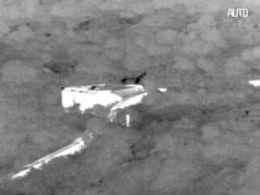
%> input picture Laplacian-Fusion/im/Anir.jpg, 260 x 195 px, shrunk from 530 x 398 before the run
$ octave --eval "result = SSR(imread('../im/Anir.jpg'));"   (GNU Octave 9; MATLAB toolbox functions it lacks are replaced by stand-ins)
%> lines starting %> are read from the running program, lines starting %| are printed output that depends on the picture
function out = SSR(im, sigma)
%Single Scale Retinex
%分通道处理
%   sigma 高斯模糊尺度

if ~exist('sigma', 'var')
    sigma = 80;
end


hsize = floor(sigma*6+1);
out = zeros(size(im));

k = fspecial('gaussian', hsize, sigma);
G = imfilter(im, k, 'replicate');
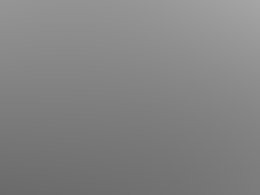
%> G: size 195x260x3 uint8; min 106, max 165, mean 130.9

for i=1:size(im, 3)
    L = G(:,:,i);
    R = log(im(:,:,i)+1)-log(L+1);

%     R = exp(R);
    Max = max(R(:));
    Min = min(R(:));
    out(:,:,i) = (R-Min)/(Max-Min);
end
%> this loop made 3 passes
%> pass 1, in SSR, `R = log(im(:,:,i)+1)-log(L+1);`:
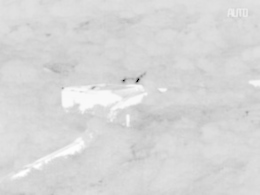
%> R: size 195x260 double; min -4.9, max 0.823, mean -0.0475; drawn with min black and max white

end

$ run again, on Laplacian-Fusion/im/Argb.jpg
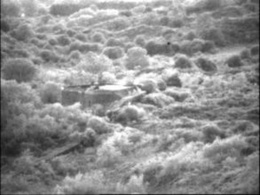
%> input picture Laplacian-Fusion/im/Argb.jpg, 260 x 195 px, shrunk from 530 x 398 before the run
%> in SSR, `G = imfilter(im, k, 'replicate');`:
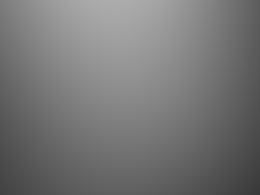
%> G: size 195x260x3 uint8; min 56, max 172, mean 117.4
%> the loop in SSR, `for i=1:size(im, 3)` made 3 passes
%> pass 1, in SSR, `R = log(im(:,:,i)+1)-log(L+1);`:
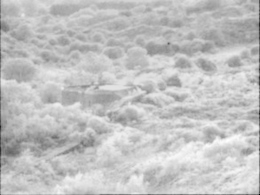
%> R: size 195x260 double; min -2.25, max 0.93, mean 0.17; drawn with min black and max white
